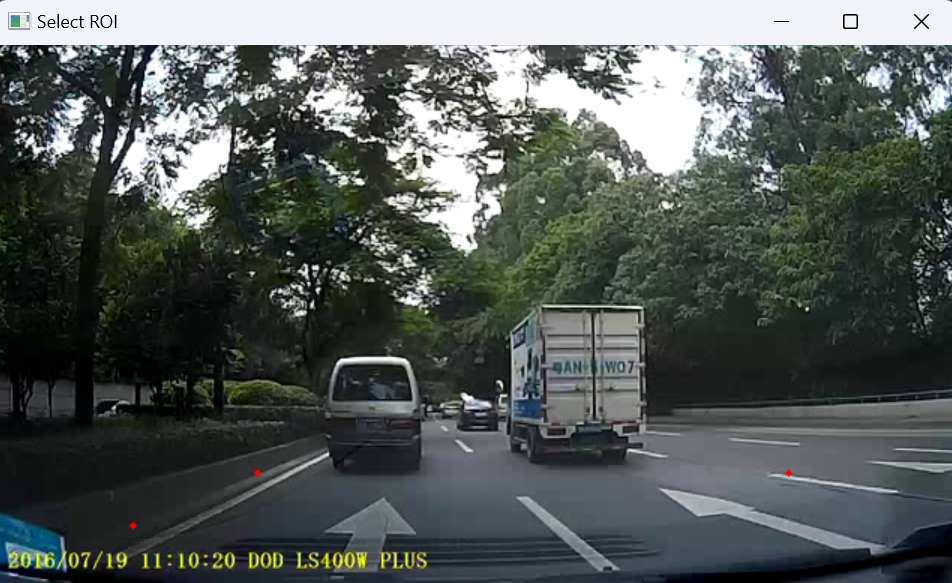
#> input picture display/roi.png, 952 x 583 px
$ python -i lane_detection.py   (imports and definitions only)
#> lines starting #> are read from the running program, lines starting #| are printed output that depends on the picture
#> further down, picture is the input picture: shape (583, 952, 3); mean B, G, R 89.1, 91.6, 85.4
import cv2
import numpy as np
from sklearn.linear_model import RANSACRegressor

def get_edge_img(
    color_img,
    gaussian_ksize=5,
    gaussian_sigmax=1,
    canny_threshold1=330,
    canny_threshold2=380
):
    # 彩色图转灰度+高斯模糊+canny变换, 实现边缘检测
    ''' 阈值设置: tunnel样例350-500, Alan样例330-400'''
#> called with gaussian_ksize = 5, gaussian_sigmax = 1, canny_threshold1 = 330, canny_threshold2 = 380
    gaussian = cv2.GaussianBlur(
        color_img,
        (gaussian_ksize, gaussian_ksize),
        gaussian_sigmax
    )
    gray_img = cv2.cvtColor(gaussian, cv2.COLOR_BGR2GRAY)
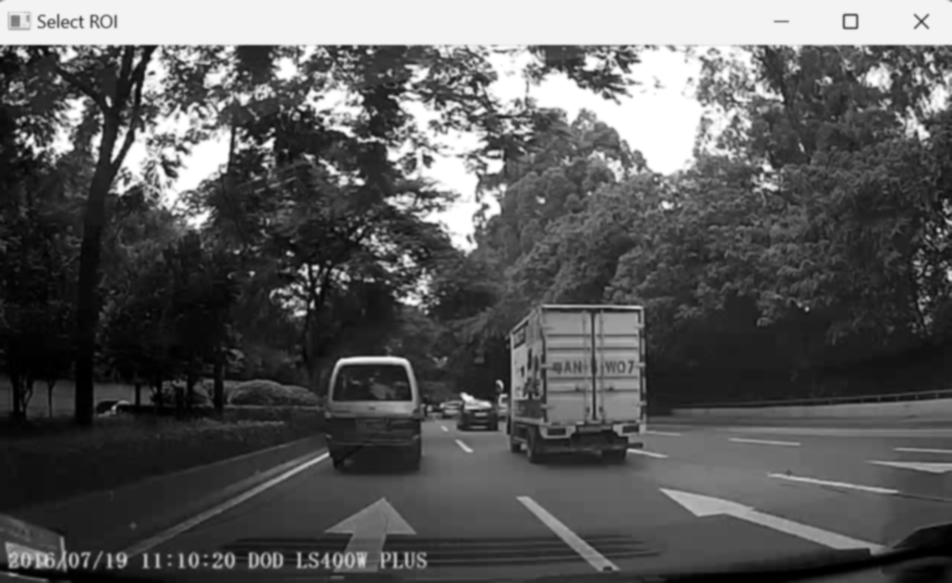
#> gray_img: shape (583, 952); min 0, max 255, mean 89.4
    edges_img = cv2.Canny(gray_img, canny_threshold1, canny_threshold2)
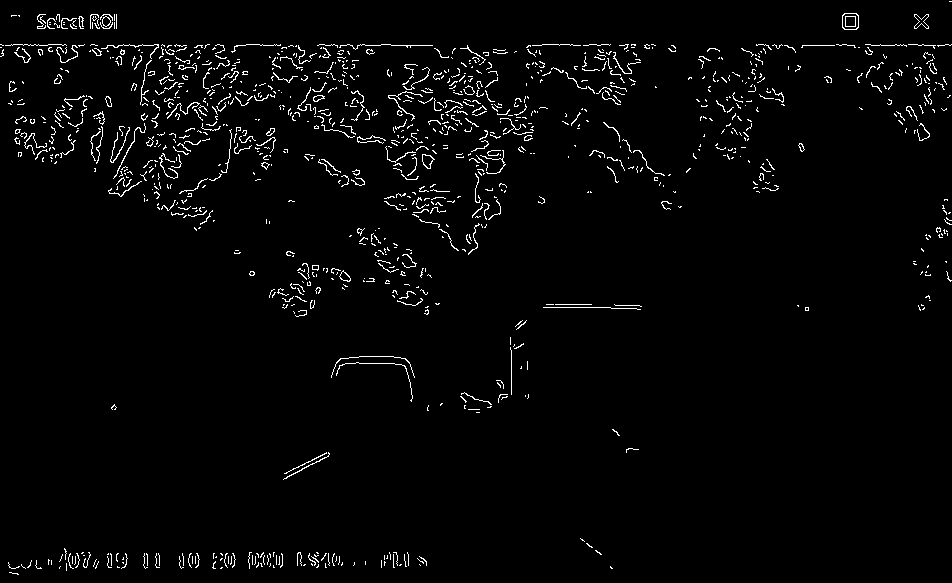
#> edges_img: shape (583, 952); 2.5% white in thin lines or dots
    return edges_img

# [103 lines left out: functions roi_mask, get_lines, not called in this run]

>>> import cv2
>>> picture = cv2.imread('display/roi.png')
>>> result = get_edge_img(picture)
